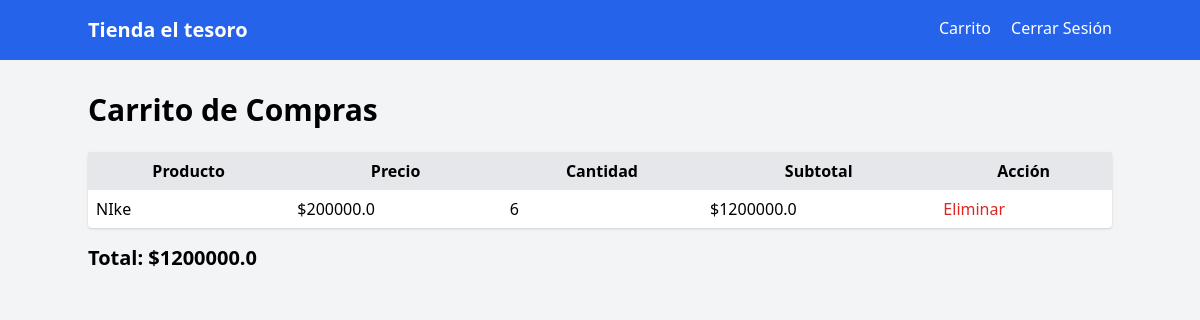
Screenshot of /cart (signed in) with the database file from the repository.
### app.py (models this page shows)
class Cart(db.Model):
    id = db.Column(db.Integer, primary_key=True)
    user_id = db.Column(db.Integer, db.ForeignKey('user.id'), nullable=False)
    product_id = db.Column(db.Integer, db.ForeignKey('product.id'), nullable=False)
    quantity = db.Column(db.Integer, nullable=False)

class Product(db.Model):
    id = db.Column(db.Integer, primary_key=True)
    name = db.Column(db.String(100), nullable=False)
    price = db.Column(db.Float, nullable=False)
    description = db.Column(db.Text, nullable=False)
    stock = db.Column(db.Integer, nullable=False)

### app.py (the view)
@app.route('/cart')
def cart():
    if 'user_id' not in session or session['role'] != 'customer':
        return redirect(url_for('login'))
    cart_items = Cart.query.filter_by(user_id=session['user_id']).all()
    total = 0
    for item in cart_items:
        product = Product.query.get(item.product_id)
        item.product = product
        total += product.price * item.quantity
    return render_template('cart.html', cart_items=cart_items, total=total)

### templates/cart.html (shortened to what this page needs)
        {% extends "base.html" %}
{% block content %}
<h1 class="text-3xl font-bold mb-6">Carrito de Compras</h1>
<table class="w-full bg-white rounded shadow">
    <thead>
        <tr class="bg-gray-200">
            <th class="p-2">Producto</th>
            <th class="p-2">Precio</th>
            <th class="p-2">Cantidad</th>
            <th class="p-2">Subtotal</th>
            <th class="p-2">Acción</th>
        </tr>
    </thead>
    <tbody>
        {% for item in cart_items %}
        <tr>
            <td class="p-2">{{ item.product.name }}</td>
            <td class="p-2">${{ item.product.price }}</td>
            <td class="p-2">{{ item.quantity }}</td>
            <td class="p-2">${{ item.product.price * item.quantity }}</td>
            <td class="p-2">
                <a href="{{ url_for('remove_from_cart', id=item.id) }}" class="text-red-600">Eliminar</a>
            </td>
        </tr>
        {% endfor %}
    </tbody>
</table>
<p class="text-xl font-bold mt-4">Total: ${{ total }}</p>
{% endblock %}

### rows the page displays
Cart: product.name "NIke", product.price "200000.0", quantity "6", item.product.price*item.quantity "1200000.0"

### other values shown
{{ total }} "1200000.0"
